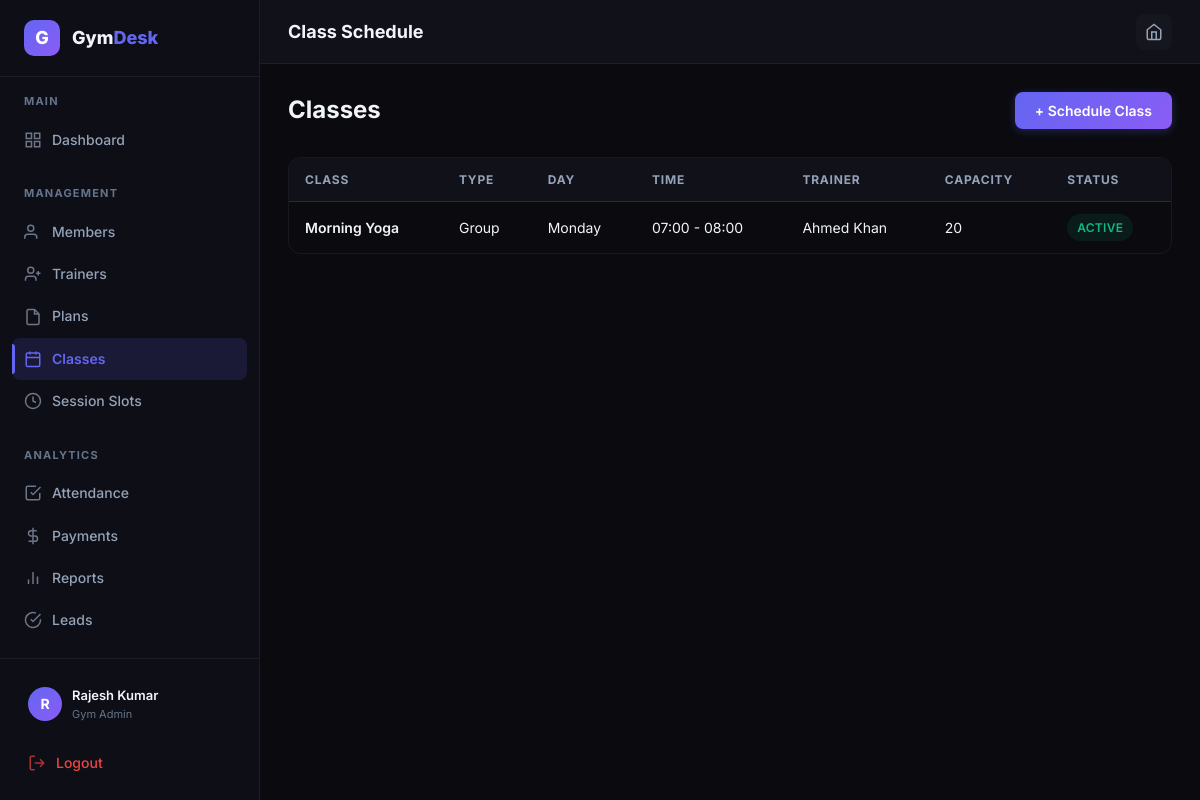
/admin/classes (signed in), run on the app's committed database.
### tables this page shows
CREATE TABLE users (
            id INTEGER PRIMARY KEY AUTOINCREMENT,
            email TEXT UNIQUE NOT NULL,
            password_hash TEXT NOT NULL,
            role TEXT NOT NULL CHECK(role IN ('system_admin','gym_admin','trainer','member')),
            full_name TEXT NOT NULL,
            phone TEXT,
            avatar TEXT,
            is_active INTEGER DEFAULT 1,
            created_at TIMESTAMP DEFAULT CURRENT_TIMESTAMP
        );

CREATE TABLE classes (
            id INTEGER PRIMARY KEY AUTOINCREMENT,
            gym_id INTEGER NOT NULL,
            trainer_id INTEGER,
            name TEXT NOT NULL,
            description TEXT,
            class_type TEXT DEFAULT 'group',
            capacity INTEGER DEFAULT 20,
            day_of_week TEXT NOT NULL,
            start_time TEXT NOT NULL,
            end_time TEXT NOT NULL,
            is_active INTEGER DEFAULT 1,
            created_at TIMESTAMP DEFAULT CURRENT_TIMESTAMP,
            FOREIGN KEY (gym_id) REFERENCES gyms(id),
            FOREIGN KEY (trainer_id) REFERENCES trainers(id)
        );

### backend/routes/admin.py (the view, shortened to what this page needs)
@admin_bp.route('/classes')
@login_required
@gym_admin_required
def classes():
    db = get_db()
    gym = _get_admin_gym(db)
    if gym:
        classes_list = db.execute('''
            SELECT c.*, u.full_name as trainer_name
            FROM classes c
            LEFT JOIN trainers t ON c.trainer_id = t.id
            LEFT JOIN users u ON t.user_id = u.id
            WHERE c.gym_id = ? ORDER BY c.day_of_week, c.start_time
        ''', (gym['id'],)).fetchall()
        trainers_list = db.execute('''
            SELECT t.id, u.full_name FROM trainers t JOIN users u ON t.user_id = u.id
            WHERE t.gym_id = ? AND t.is_approved = 1
        ''', (gym['id'],)).fetchall()
    db.close()
    return render_template('admin/classes.html', classes=classes_list,
                           trainers=trainers_list, gym=gym)

### backend/app.py (called while the page is built)
    @property
    def is_authenticated(self):
        return True

### backend/database.py (called while the page is built)
def get_db():
    conn = sqlite3.connect(Config.DATABASE)
    conn.row_factory = sqlite3.Row
    conn.execute("PRAGMA foreign_keys = ON")
    return conn

### backend/routes/admin.py (called while the page is built)
def _get_admin_gym(db):
    if current_user.role == 'system_admin':
        return None  # System admin sees all
    gym = db.execute('SELECT * FROM gyms WHERE owner_id = ?', (current_user.id,)).fetchone()
    return gym

### frontend/templates/admin/classes.html (shortened to what this page needs)
{% extends "dashboard_base.html" %}
{% block title %}Classes{% endblock %}{% block page_title %}Class Schedule{% endblock %}
{% block sidebar_nav %}{% include "admin/_sidebar.html" %}{% endblock %}
{% block content %}
<div class="page-header">
    <h1>Classes</h1>
    {% if gym %}<button class="btn btn-primary"
        onclick="document.getElementById('addClassModal').classList.add('active')">+ Schedule Class</button>{% endif %}
</div>
{% if classes %}
<div class="table-wrapper">
    <table>
        <thead>
            <tr>
                <th>Class</th>
                <th>Type</th>
                <th>Day</th>
                <th>Time</th>
                <th>Trainer</th>
                <th>Capacity</th>
                <th>Status</th>
            </tr>
        </thead>
        <tbody>{% for c in classes %}<tr>
                <td class="font-semibold">{{ c['name'] }}</td>
                <td>{{ c['class_type']|title }}</td>
                <td>{{ c['day_of_week'] }}</td>
                <td>{{ c['start_time'] }} - {{ c['end_time'] }}</td>
                <td>{{ c['trainer_name'] or 'Unassigned' }}</td>
                <td>{{ c['capacity'] }}</td>
                <td><span class="badge badge-{{ 'success' if c['is_active'] else 'neutral' }}">{{ 'Active' if
                        c['is_active'] else 'Inactive' }}</span></td>
            </tr>{% endfor %}</tbody>
    </table>
</div>
{% else %}<div class="empty-state">
    <h3>No classes scheduled</h3>
</div>{% endif %}
{% endblock %}

### frontend/templates/dashboard_base.html (shortened to what this page needs)
{% extends "base.html" %}
{% block extra_css %}
<link rel="stylesheet" href="{{ url_for('static', filename='css/dashboard.css') }}">
{% endblock %}
{% block body %}
<div class="app-shell">
    <aside class="sidebar" id="sidebar">
        <div class="sidebar-header">
            <div class="sidebar-logo">G</div>
            <div class="sidebar-brand">Gym<span>Desk</span></div>
        </div>
        <nav class="sidebar-nav">
            {% block sidebar_nav %}{% endblock %}
        </nav>
        <div class="sidebar-footer">
            <div class="sidebar-user">
                <div class="sidebar-avatar">{{ current_user.full_name[0] }}</div>
                <div class="sidebar-user-info">
                    <div class="sidebar-user-name">{{ current_user.full_name }}</div>
                    <div class="sidebar-user-role">{{ current_user.role | replace('_', ' ') }}</div>
                </div>
            </div>
            <a href="{{ url_for('auth.logout') }}" class="nav-link mt-2" style="color: var(--error);">
                <svg width="18" height="18" viewBox="0 0 24 24" fill="none" stroke="currentColor" stroke-width="2">
                    <path d="M9 21H5a2 2 0 01-2-2V5a2 2 0 012-2h4" />
                    <polyline points="16 17 21 12 16 7" />
                    <line x1="21" y1="12" x2="9" y2="12" />
                </svg>
                Logout
            </a>
        </div>
    </aside>
    <main class="main-content">
        <header class="topbar">
            <div class="topbar-left">
                <h1 class="topbar-title">{% block page_title %}Dashboard{% endblock %}</h1>
            </div>
            <div class="topbar-right">
                <a href="{{ url_for('public.landing') }}" class="topbar-btn" title="Home">
                    <svg width="18" height="18" viewBox="0 0 24 24" fill="none" stroke="currentColor" stroke-width="2">
                        <path d="M3 9l9-7 9 7v11a2 2 0 01-2 2H5a2 2 0 01-2-2z" />
                        <polyline points="9 22 9 12 15 12 15 22" />
                    </svg>
                </a>
            </div>
        </header>
        <div class="page-content">
            {% block content %}{% endblock %}
        </div>
    </main>
</div>
{% endblock %}

### frontend/static/css/main.css (style rules this page uses)
:root { --bg-primary: #0a0a0f; --bg-secondary: #111119; --bg-card: #16161f; --bg-card-hover: #1c1c28; --bg-input: #1a1a26; --bg-sidebar: #0e0e16; --accent-primary: #6366f1; --accent-primary-hover: #818cf8; --accent-secondary: #8b5cf6; --accent-gradient: linear-gradient(135deg, #6366f1, #8b5cf6); --accent-glow: rgba(99, 102, 241, 0.15); --success: #10b981; --success-bg: rgba(16, 185, 129, 0.1); --warning: #f59e0b; --warning-bg: rgba(245, 158, 11, 0.1); --error: #ef4444; --error-bg: rgba(239, 68, 68, 0.1); --info: #3b82f6; --info-bg: rgba(59, 130, 246, 0.1); --text-primary: #f1f5f9; --text-secondary: #94a3b8; --text-muted: #64748b; --text-accent: #a5b4fc; --border-color: rgba(255, 255, 255, 0.06); --border-color-hover: rgba(255, 255, 255, 0.12); --border-accent: rgba(99, 102, 241, 0.3); --shadow-sm: 0 1px 3px rgba(0, 0, 0, 0.3); --shadow-md: 0 4px 12px rgba(0, 0, 0, 0.4); --shadow-lg: 0 8px 30px rgba(0, 0, 0, 0.5); --shadow-glow: 0 0 20px rgba(99, 102, 241, 0.15); --sidebar-width: 260px; --topbar-height: 64px; --border-radius: 12px; --border-radius-sm: 8px; --border-radius-lg: 16px; --transition-fast: 150ms ease; --transition-normal: 250ms ease; --transition-slow: 400ms ease; --font-family: 'Inter', -apple-system, BlinkMacSystemFont, 'Segoe UI', sans-serif; }
*, *::before, *::after { margin: 0; padding: 0; box-sizing: border-box; }
html { font-size: 16px; scroll-behavior: smooth; -webkit-font-smoothing: antialiased; -moz-osx-font-smoothing: grayscale; }
body { font-family: var(--font-family); background-color: var(--bg-primary); color: var(--text-primary); line-height: 1.6; min-height: 100vh; overflow-x: hidden; }
a { color: var(--accent-primary); text-decoration: none; transition: color var(--transition-fast); }
h1, h2, h3, h4, h5, h6 { color: var(--text-primary); font-weight: 700; line-height: 1.2; }
h1 { font-size: 2.25rem; }
.btn { display: inline-flex; align-items: center; gap: 8px; padding: 10px 20px; border: none; border-radius: var(--border-radius-sm); font-family: var(--font-family); font-size: 0.875rem; font-weight: 600; cursor: pointer; transition: all var(--transition-normal); text-decoration: none; white-space: nowrap; }
.btn-primary { background: var(--accent-gradient); color: #fff; box-shadow: 0 2px 10px rgba(99, 102, 241, 0.3); }
.table-wrapper { overflow-x: auto; border-radius: var(--border-radius); border: 1px solid var(--border-color); }
table { width: 100%; border-collapse: collapse; }
thead th { background: var(--bg-secondary); color: var(--text-secondary); font-size: 0.75rem; font-weight: 700; text-transform: uppercase; letter-spacing: 0.8px; padding: 12px 16px; text-align: left; border-bottom: 1px solid var(--border-color); white-space: nowrap; }
tbody td { padding: 12px 16px; border-bottom: 1px solid var(--border-color); font-size: 0.875rem; color: var(--text-primary); }
tbody tr { transition: background var(--transition-fast); }
tbody tr:last-child td { border-bottom: none; }
.badge { display: inline-flex; align-items: center; gap: 4px; padding: 4px 10px; border-radius: 20px; font-size: 0.75rem; font-weight: 600; text-transform: uppercase; letter-spacing: 0.3px; }
.badge-success { background: var(--success-bg); color: var(--success); }
.mt-2 { margin-top: 8px; }
.font-semibold { font-weight: 600; }

### data on the page
users: full_name "R", full_name "Rajesh Kumar", role "Gym Admin"
classes: name "Morning Yoga", class_type "Group", day_of_week "Monday", start_time "07:00", end_time "08:00", full_name "Ahmed Khan", capacity "20", is_active "ACTIVE"
